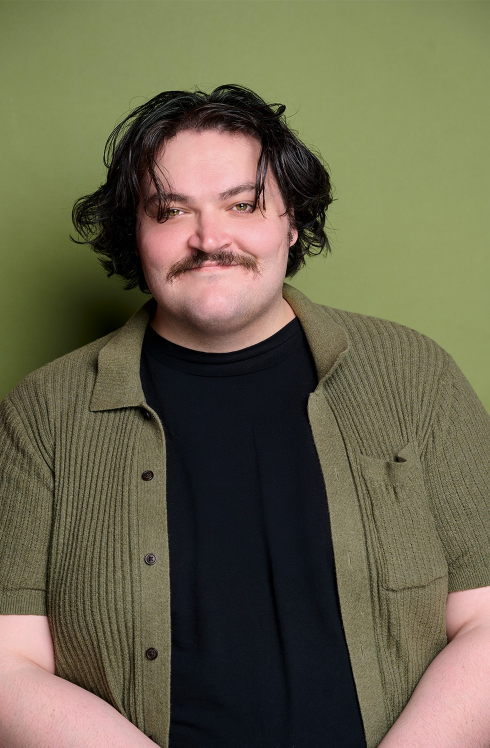
#> input picture ads/colin-armstrong-providence/colin-headshot.jpg, 980 x 1495 px (shown at 1/2 size)
$ python make_ads.py colin-headshot.jpg colin-armstrong-jersey-4x5.jpg
#> lines starting #> are read from the running program, lines starting #| are printed output that depends on the picture
"""Colin Armstrong (Comedy Connection, East Providence RI, Wed Dec 2 2026 7 PM) Meta/Reddit ad images, 4:5, 1:1 and Reddit 1.91:1.
Photo: Avalon's headshot (colin-headshot.jpg). Usage: python3 make_ads.py <fonts_dir> <out_dir>
"""
import os, sys
from PIL import Image, ImageDraw, ImageFont, ImageFilter

HERE = os.path.dirname(os.path.abspath(__file__))
FONTS, OUT = sys.argv[1], sys.argv[2]
F = lambda n, s: ImageFont.truetype(f"{FONTS}/{n}.ttf", s)
DARK, GOLD, PALE, WHITE = (24, 22, 20), (214, 178, 96), (200, 190, 170), (255, 255, 255)
head = Image.open(os.path.join(HERE, "colin-headshot.jpg")).convert("RGB").crop((60, 90, 920, 1150))
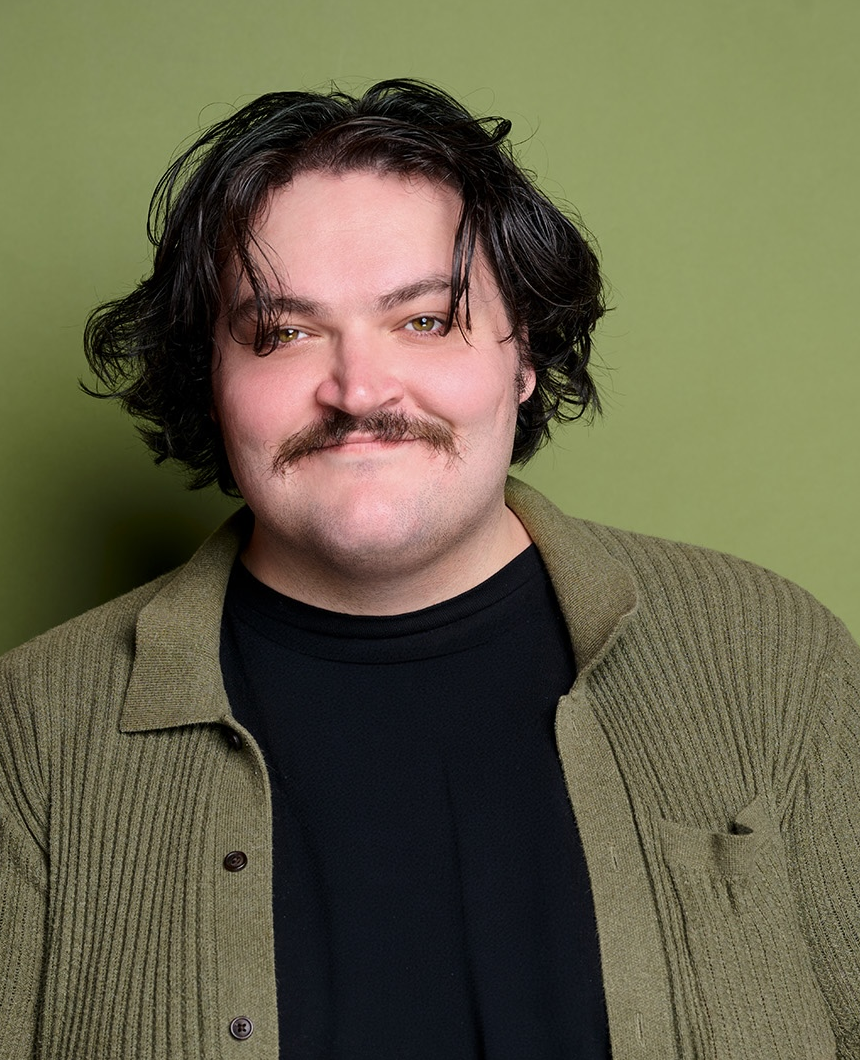
#> head: PIL image 860x1060 RGB; mean R, G, B 102.1, 97.9, 73.2


def spaced(d, cx, y, text, font, fill, sp):
    ws = [d.textlength(c, font=font) for c in text]
    x = cx - (sum(ws) + sp * (len(text) - 1)) / 2
    for c, w in zip(text, ws):
        d.text((x, y), c, font=font, fill=fill)
        x += w + sp


def fit(d, text, name, size, sp, max_w):
    while size > 20:
        f = F(name, size)
        if sum(d.textlength(c, font=f) for c in text) + sp * (len(text) - 1) <= max_w:
            return f
        size -= 2
    return F(name, size)


def make(w, h, kicker, name):
    tall = h > w
    img = Image.new("RGB", (w, h), DARK)
    ph = int(h * (0.56 if tall else 0.52))
    top = int(h * 0.075)
    bg = head.resize((w, int(head.height * w / head.width)), Image.LANCZOS).filter(ImageFilter.GaussianBlur(28))
    bg = Image.blend(bg, Image.new("RGB", bg.size, DARK), 0.6)
    img.paste(bg.crop((0, (bg.height - ph) // 2, w, (bg.height - ph) // 2 + ph)), (0, top))
    s = ph / head.height
    p = head.resize((int(head.width * s), ph), Image.LANCZOS)
    px = (w - p.width) // 2
    img.paste(p, (px, top))
    d = ImageDraw.Draw(img)
    d.rectangle((px - 6, top - 6, px + p.width + 5, top + ph + 5), outline=GOLD, width=6)
    spaced(d, w / 2, int(h * 0.03), kicker, fit(d, kicker, "JosefinSans-Bold", 44, 5, w - 100), GOLD, 5)
    y = top + ph - (40 if tall else 30)
    d.polygon([(0, y + 24), (w, y), (w, y + 150), (0, y + 174)], fill=GOLD)
    spaced(d, w / 2, y + 30, "COLIN ARMSTRONG", fit(d, "COLIN ARMSTRONG", "JosefinSans-Bold", 120, 10, w - 80), DARK, 10)
    y += 200 if tall else 186
    for text, font, col, step in [
        ("EAST PROVIDENCE · WED DEC 2", F("JosefinSans-Bold", 58 if tall else 50), WHITE, 76 if tall else 64),
        ("7 PM · DOORS 6 · 18+", F("JosefinSans-SemiBold", 36 if tall else 32), PALE, 64 if tall else 54),
        ("COMEDY CONNECTION · 39 WARREN AVE", F("JosefinSans-SemiBold", 32 if tall else 28), GOLD, 70 if tall else 0),
    ]:
        spaced(d, w / 2, y, text, fit(d, text, "JosefinSans-Bold" if col == WHITE else "JosefinSans-SemiBold", font.size, 4, w - 90), col, 4)
        y += step
    if tall:
        spaced(d, w / 2, y + 10, "TICKETS $23.99", F("JosefinSans-Bold", 54), WHITE, 6)
    img.save(os.path.join(OUT, name), quality=92)


def wide(kicker, name, w=1200, h=628):
    img = Image.new("RGB", (w, h), DARK)
    p = head.resize((int(head.width * h / head.height), h), Image.LANCZOS)
    img.paste(p, (0, 0))
    d = ImageDraw.Draw(img)
    x0 = p.width + 30
    cx = x0 + (w - x0 - 20) / 2
    mw = w - x0 - 40
    spaced(d, cx, 60, kicker, fit(d, kicker, "JosefinSans-Bold", 34, 3, mw), GOLD, 3)
    d.polygon([(p.width, 150), (w, 135), (w, 265), (p.width, 280)], fill=GOLD)
    spaced(d, cx, 175, "COLIN ARMSTRONG", fit(d, "COLIN ARMSTRONG", "JosefinSans-Bold", 80, 6, mw), DARK, 6)
    y = 320
    for text, size, col in [("WED DEC 2 · 7 PM", 48, WHITE), ("COMEDY CONNECTION", 36, PALE), ("EAST PROVIDENCE, RI", 36, PALE), ("TICKETS $23.99", 44, GOLD)]:
        spaced(d, cx, y, text, fit(d, text, "JosefinSans-Bold", size, 3, mw), col, 3)
        y += size + 30
    img.save(os.path.join(OUT, name), quality=92)


for k, slug in [("COMEDIAN (SORRY)", "sorry"), ("NEW JERSEY'S APOLOGY TO RHODE ISLAND", "jersey"), ("ONE NIGHT ONLY IN RHODE ISLAND", "onenight")]:
    make(1080, 1350, k, f"colin-armstrong-{slug}-4x5.jpg")
    make(1080, 1080, k, f"colin-armstrong-{slug}-1x1.jpg")
    wide(k, f"colin-armstrong-{slug}-reddit.jpg")
#> this loop made 3 passes
#> pass 1, in make, `bg = head.resize((w, int(head.height * w / head.width)), Image.LANCZOS..`:
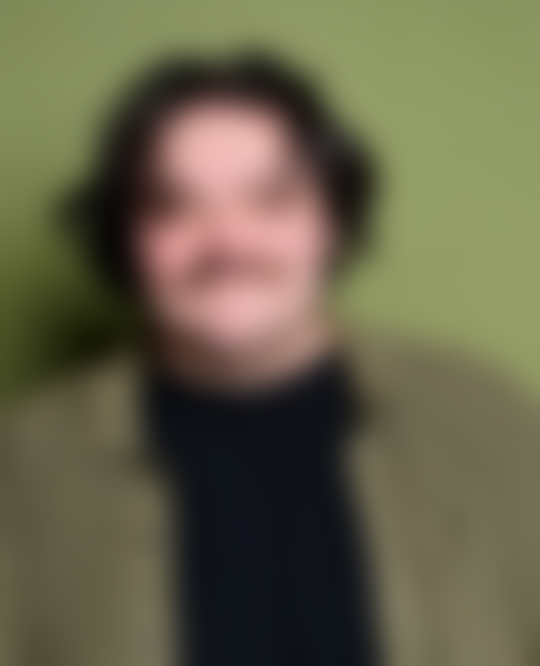
#> bg: PIL image 1080x1331 RGB (shown at 1/2 size); mean R, G, B 102.1, 97.9, 73.2
#> pass 1, in make, `bg = Image.blend(bg, Image.new("RGB", bg.size, DARK), 0.6)`:
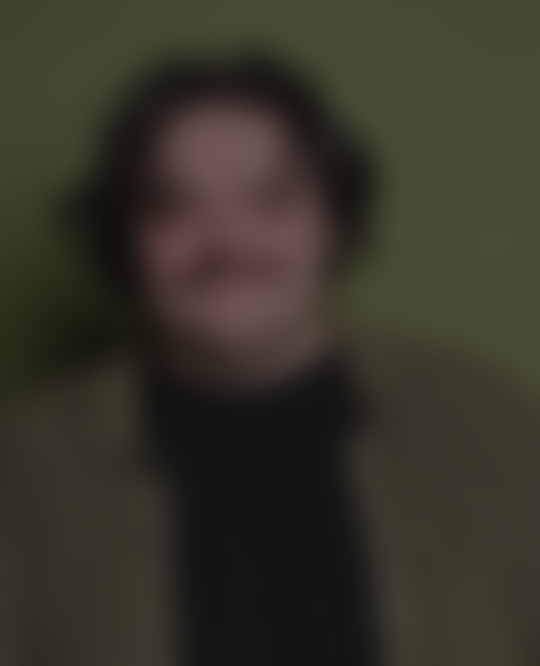
#> bg: PIL image 1080x1331 RGB (shown at 1/2 size); mean R, G, B 54.8, 51.9, 40.9

$ run again, with ads/colin-armstrong-providence/colin-armstrong-jersey-1x1.jpg copied over ads/colin-armstrong-providence/colin-headshot.jpg
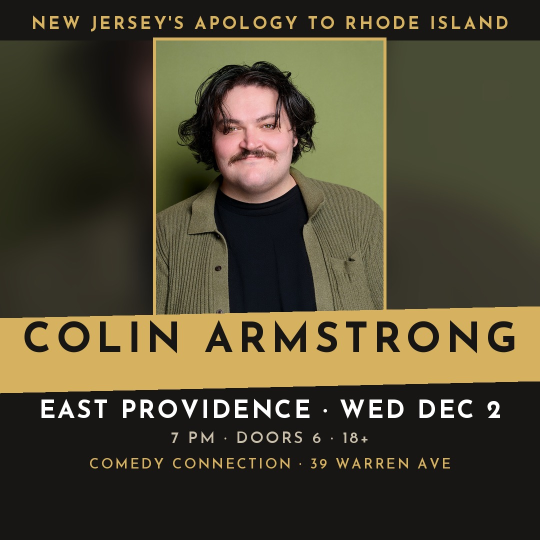
#> input picture ads/colin-armstrong-providence/colin-armstrong-jersey-1x1.jpg, 1080 x 1080 px (shown at 1/2 size)
#> `head = Image.open(os.path.join(HERE, "colin-headshot.jpg")).convert("R..`:
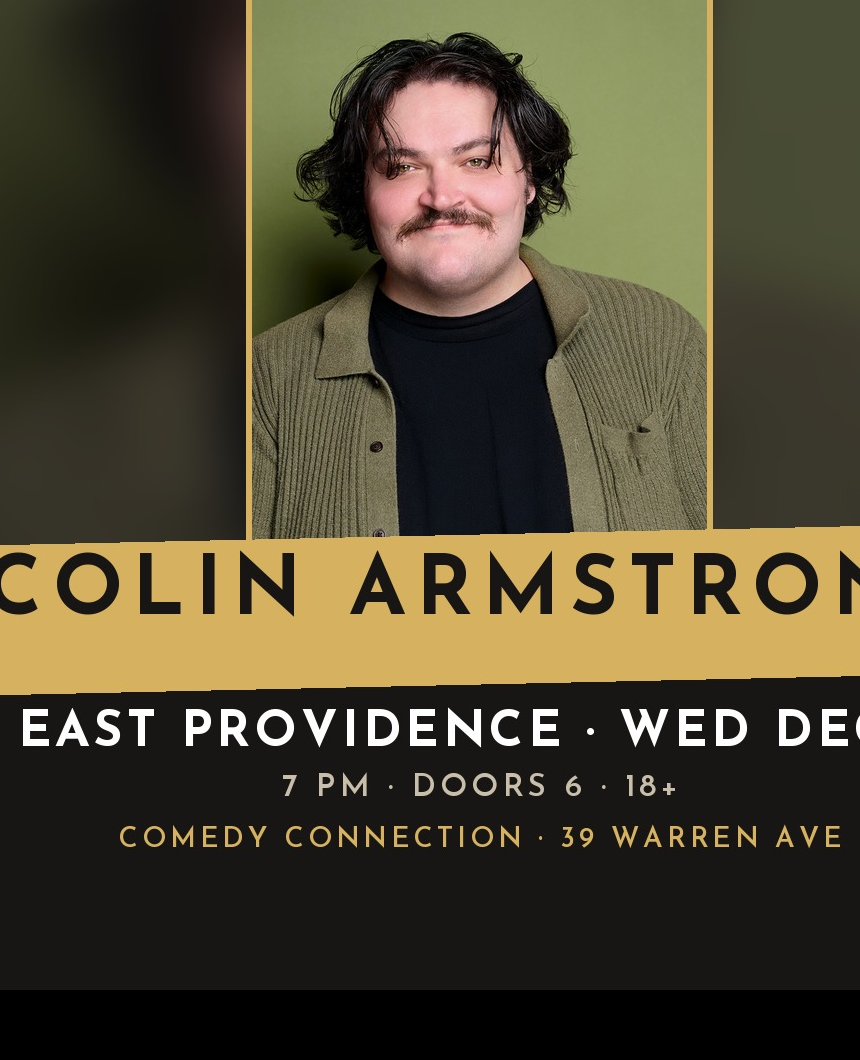
#> head: PIL image 860x1060 RGB; mean R, G, B 77.3, 70.5, 49.6
#> the loop `for k, slug in [("COMEDIAN (SORRY)", "sorry"), ("NEW JERSEY'S APOLOGY ..` made 3 passes
#> pass 1, in make, `bg = Image.blend(bg, Image.new("RGB", bg.size, DARK), 0.6)`:
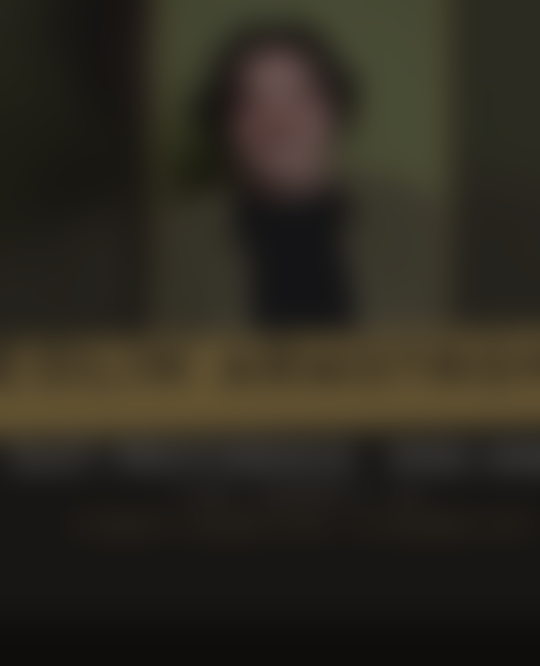
#> bg: PIL image 1080x1331 RGB (shown at 1/2 size); mean R, G, B 44.9, 41, 31.5

$ run again, with ads/colin-armstrong-providence/colin-armstrong-jersey-reddit.jpg copied over ads/colin-armstrong-providence/colin-headshot.jpg
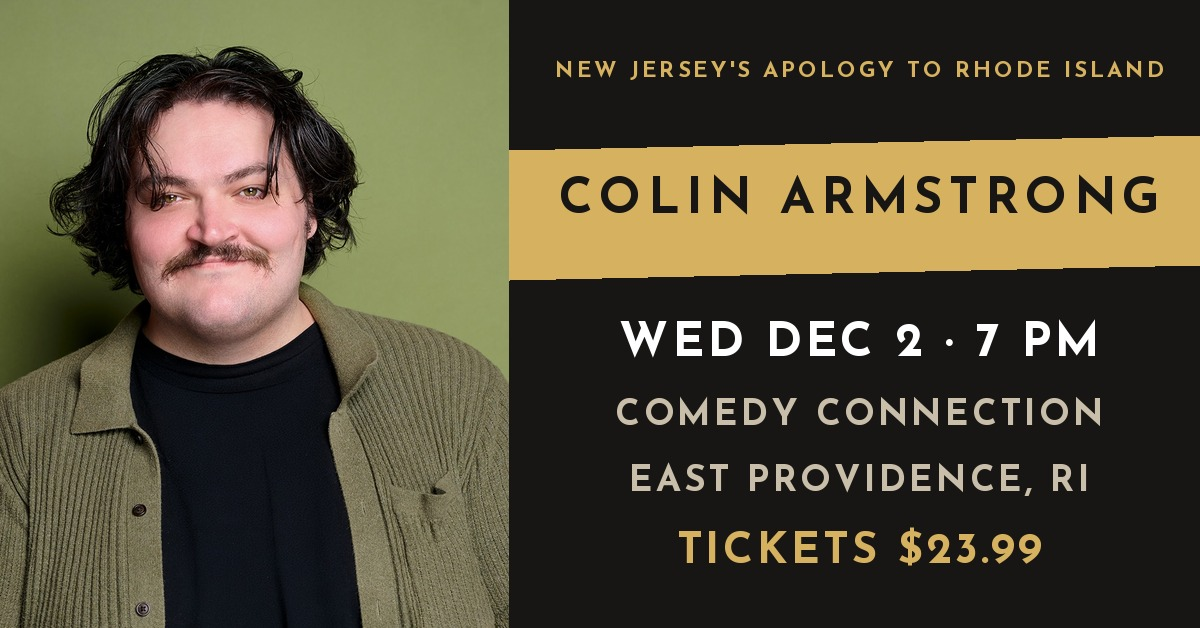
#> input picture ads/colin-armstrong-providence/colin-armstrong-jersey-reddit.jpg, 1200 x 628 px
#> `head = Image.open(os.path.join(HERE, "colin-headshot.jpg")).convert("R..`:
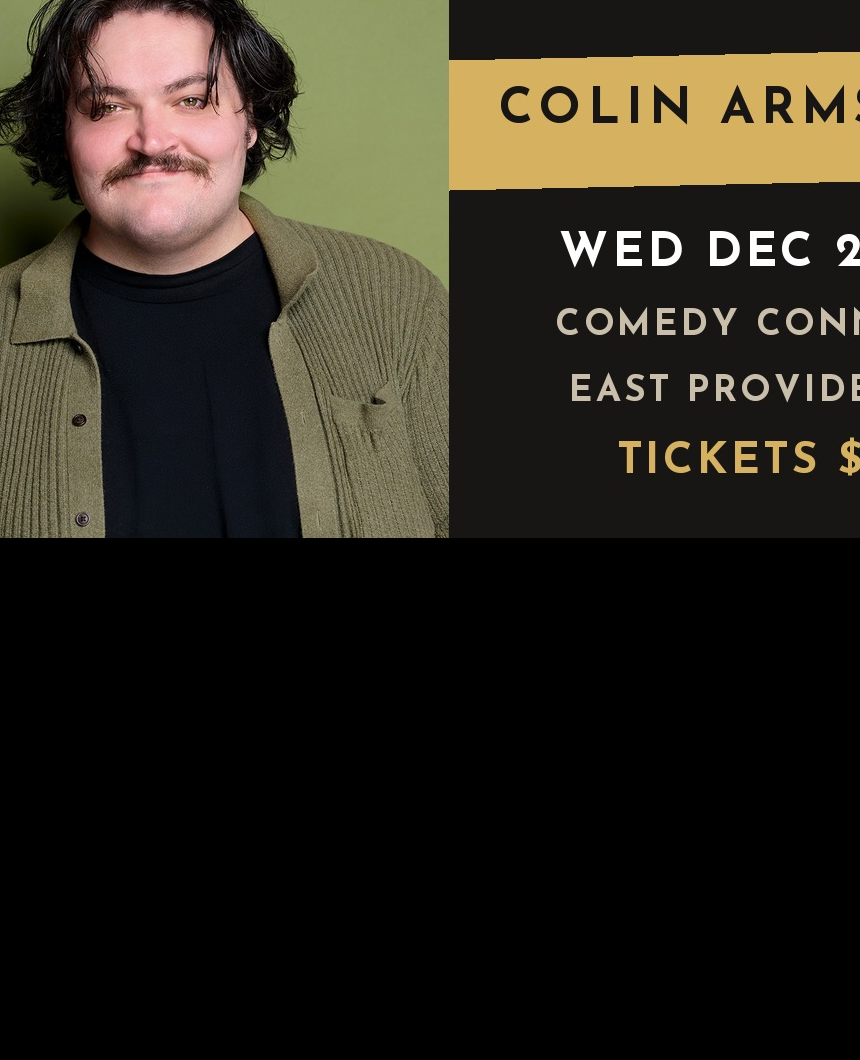
#> head: PIL image 860x1060 RGB; mean R, G, B 44.8, 40.5, 30.3
#> the loop `for k, slug in [("COMEDIAN (SORRY)", "sorry"), ("NEW JERSEY'S APOLOGY ..` made 3 passes
#> pass 1, in make, `bg = Image.blend(bg, Image.new("RGB", bg.size, DARK), 0.6)`:
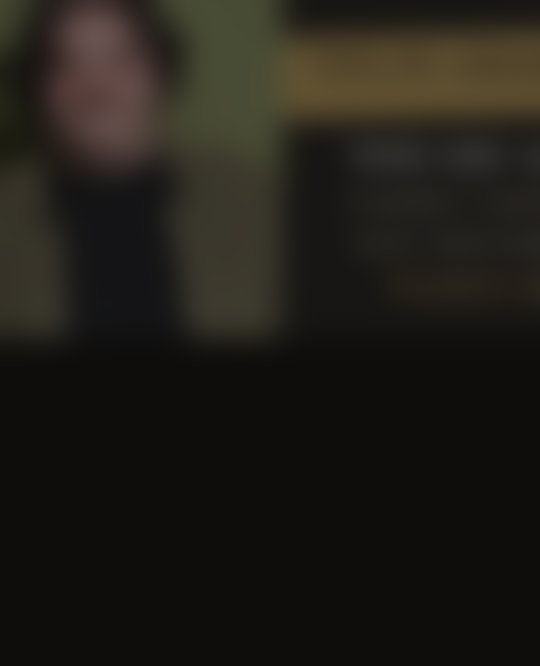
#> bg: PIL image 1080x1331 RGB (shown at 1/2 size); mean R, G, B 31.9, 29, 23.9
